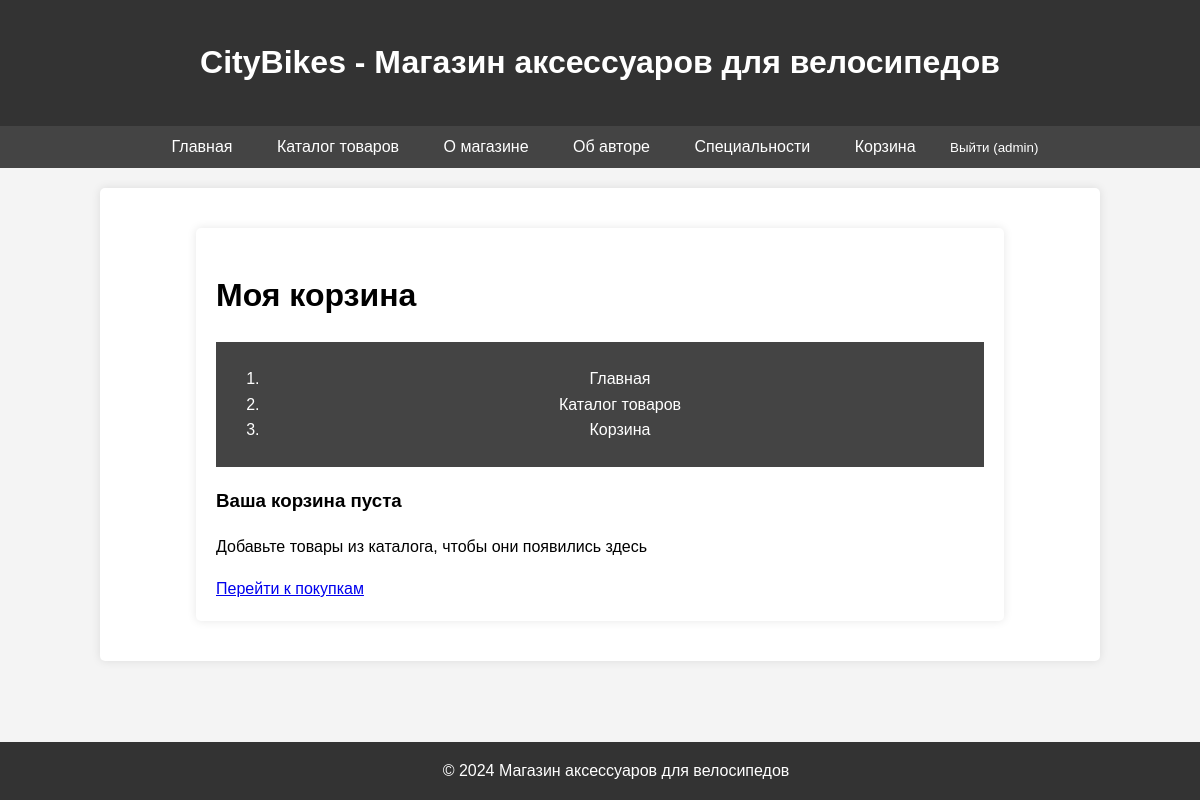
The page /cart/ (signed in) on the database as committed earlier.
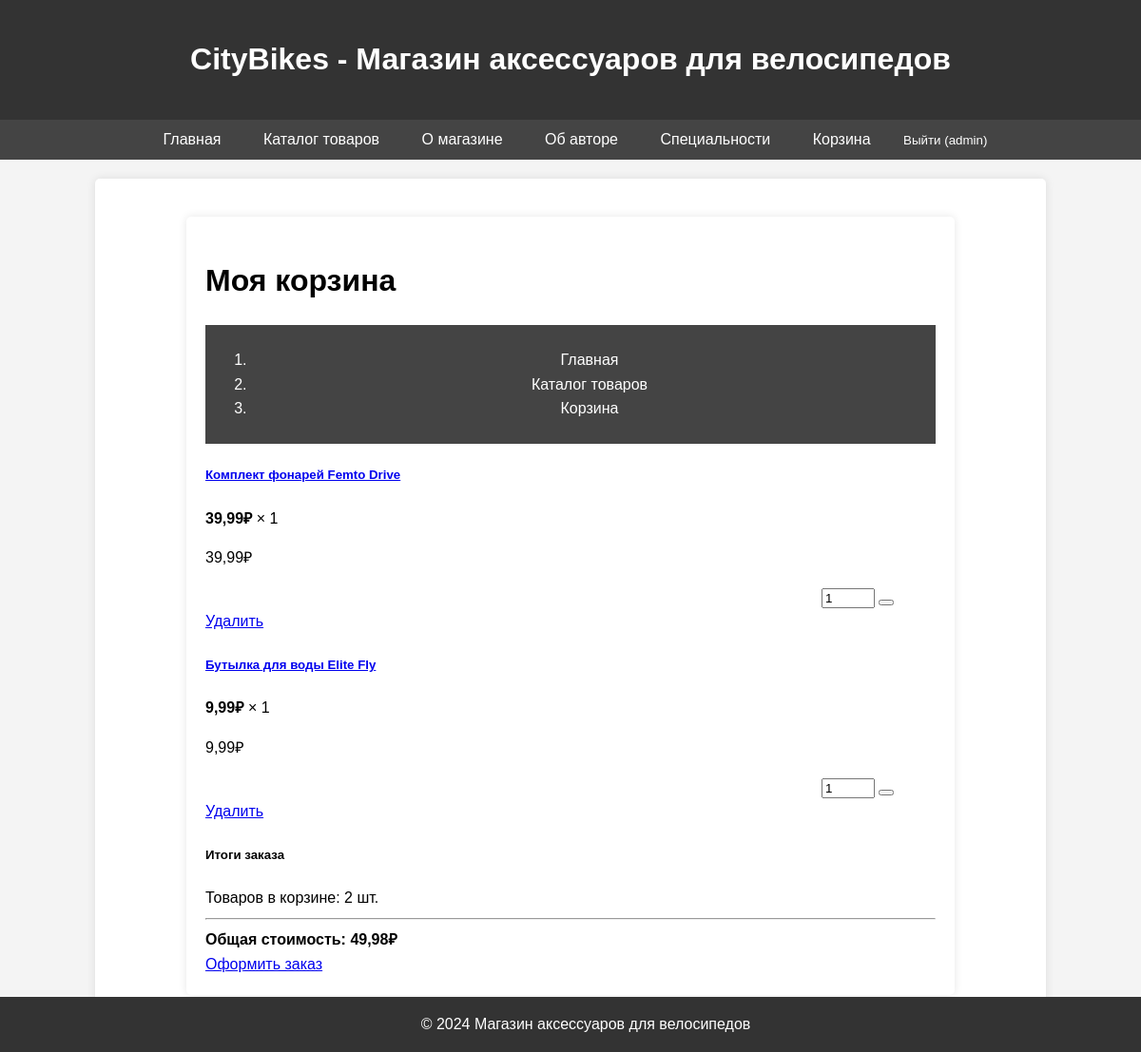
The same page on the database as committed later.
### shop/models.py (models this page shows, shortened)
class Product(models.Model):
    название = models.CharField(max_length=200)
    описание = models.TextField()
    фото_товара = models.ImageField(upload_to='product/', blank=True, null=True)
    цена = models.DecimalField(
        max_digits=10,
        decimal_places=2,
        validators=[MinValueValidator(Decimal('0.00'))]
    )
    количество_на_складе = models.IntegerField(
        validators=[MinValueValidator(0)]
    )
    категория = models.ForeignKey(Category, on_delete=models.CASCADE)
    производитель = models.ForeignKey(Manufacturer, on_delete=models.CASCADE)
    class Meta:
        verbose_name = "Товар"
        verbose_name_plural = "Товары"

### shop/views.py (the view)
# urls.py: path('cart/', views.cart_view, name='cart'),
@login_required
def cart_view(request):
    cart_items = []
    total_price = 0
    if not request.user.is_authenticated:
        cart = request.session.get('cart', {})
        for product_id, quantity in cart.items():
            try:
                product = Product.objects.get(id=product_id)
                item_total = product.цена * quantity
                total_price += item_total
                cart_items.append({
                    'id': product_id,
                    'product': product,
                    'quantity': quantity,
                    'total_price': item_total
                })
            except Product.DoesNotExist:
                if product_id in cart:
                    del cart[product_id]
                    request.session['cart'] = cart
    else:
        try:
            cart = Cart.objects.get(пользователь=request.user)
            for item in cart.элементы.all():
                item_total = item.стоимость_элемента()
                total_price += item_total
                cart_items.append({
                    'id': item.id,
                    'product': item.товар,
                    'quantity': item.количество,
                    'total_price': item_total
                })
        except Cart.DoesNotExist:
            pass
    return render(request, 'shop/cart.html', {
        'cart_items': cart_items,
        'total_price': total_price
    })

### shop/models.py (called while the page is built)
    def стоимость_элемента(self):
        return self.товар.цена * self.количество

### shop/templates/shop/cart.html (shortened to what the changed rows need)
{% extends 'shop/base.html' %}
{% block content %}
<div class="container mt-4">
    <div class="row">
        <div class="col-12">
            <h1 class="mb-4">Моя корзина</h1>
        </div>
    </div>
    {% if cart_items %}
        <div class="row">
            <div class="col-lg-8">
                {% for item in cart_items %}
                    <div class="card mb-3">
                        <div class="row g-0">
                            <div class="col-md-9">
                                <div class="card-body">
                                    <div class="row">
                                        <div class="col-md-8">
                                            <h5 class="card-title">
                                                <a href="{% url 'product_detail' item.product.id %}" class="text-decoration-none">
                                                    {{ item.product.название }}
                                                </a>
                                            </h5>
                                            <p class="card-text">
                                                <strong>{{ item.product.цена }}₽</strong> × {{ item.quantity }}
                                            </p>
                                            <p class="h5 text-primary">{{ item.total_price }}₽</p>
                                            <form method="post" action="{% url 'update_cart_item' item.id %}" class="d-inline">
                                                <div class="input-group input-group-sm mb-2" style="max-inline-size: 120px; margin-inline-start: auto;">
                                                    <input type="number" class="form-control" name="quantity"
                                                           value="{{ item.quantity }}" min="1" max="{{ item.product.количество_на_складе }}">
                                                    <button class="btn btn-outline-primary" type="submit">
                                                    </button>
                                                </div>
                                            </form>
                                        </div>
                                        <div class="col-md-4 text-end">
                                            <a href="{% url 'remove_from_cart' item.id %}" class="btn btn-outline-danger btn-sm"
                                               onclick="return confirm('Удалить товар из корзины?')">
                                                 Удалить
                                            </a>
                                        </div>
                                    </div>
                                </div>
                            </div>
                        </div>
                    </div>
                {% endfor %}
            </div>
            <div class="col-lg-4">
                <div class="card">
                    <div class="card-header">
                        <h5 class="mb-0">Итоги заказа</h5>
                    </div>
                    <div class="card-body">
                        <div class="d-flex justify-content-between mb-2">
                            <span>Товаров в корзине:</span>
                            <span>{{ cart_items|length }} шт.</span>
                        </div>
                        <hr>
                        <div class="d-flex justify-content-between mb-3">
                            <strong>Общая стоимость:</strong>
                            <strong class="text-primary">{{ total_price }}₽</strong>
                        </div>
                        <div class="d-grid gap-2">
                            <a href="{% url 'checkout' %}" class="btn btn-success btn-lg">
                                 Оформить заказ
                            </a>
                        </div>
                    </div>
                </div>
            </div>
        </div>
    {% else %}
        <div class="row">
            <div class="col-12">
                <div class="text-center py-5">
                    <h3>Ваша корзина пуста</h3>
                    <p class="text-muted">Добавьте товары из каталога, чтобы они появились здесь</p>
                    <a href="{% url 'product_list' %}" class="btn btn-primary">
                         Перейти к покупкам
                    </a>
                </div>
            </div>
        </div>
    {% endif %}
</div>
{% endblock %}

Rows that differ between the two databases and show on the page:
added Product: product.название "Комплект фонарей Femto Drive", product.цена "39,99", quantity "1", total_price "39,99"
added Product: product.название "Бутылка для воды Elite Fly", product.цена "9,99", quantity "1", total_price "9,99"
Other text that changed with them:
{{ cart_items|length }}: (not shown) → "2"
{{ total_price }}: (not shown) → "49,98"
text no longer shown: "Ваша корзина пуста Добавьте товары из каталога, чтобы они появились здесь Перейти к покупкам"
text now shown: "Итоги заказа Товаров в корзине: шт. Общая стоимость: ₽ Оформить заказ"
